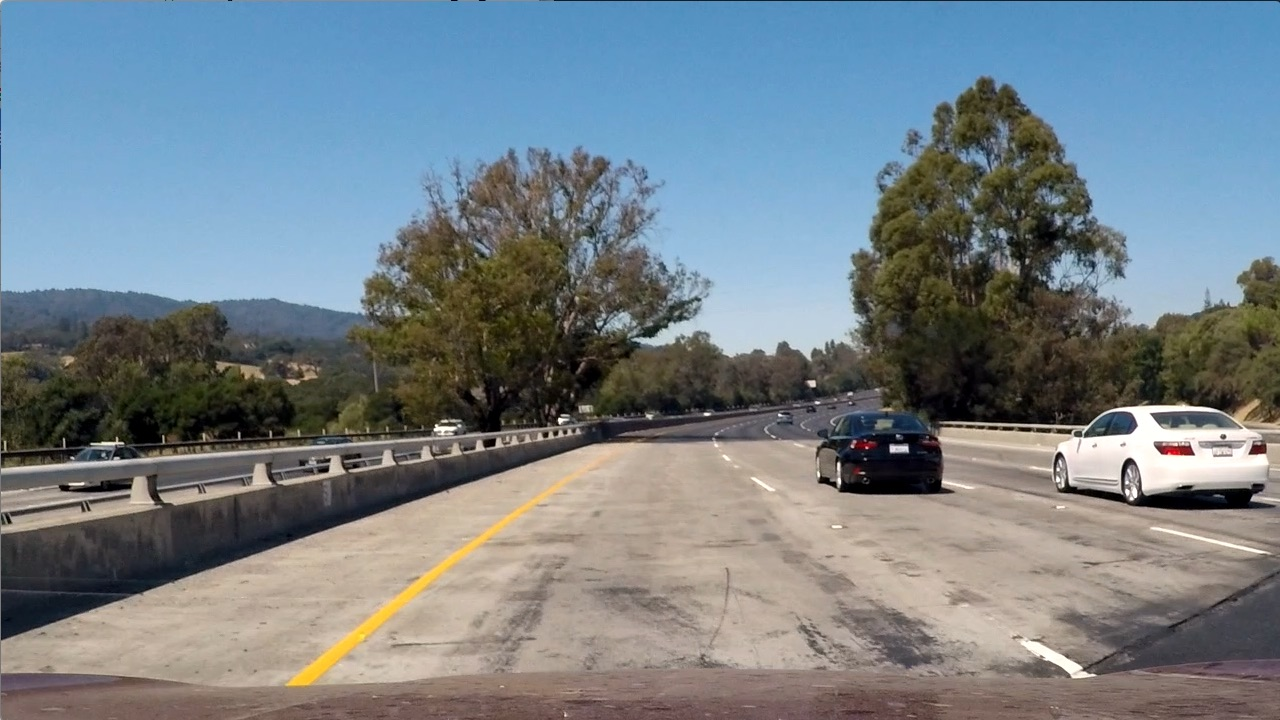
#> input picture Project2_AdvancedLaneFinding/test_images/test1.jpg, 1280 x 720 px
$ python binarization.py   (older library calls are emulated)
#> lines starting #> are read from the running program, lines starting #| are printed output that depends on the picture; after the words box and inside, x2 and y2 are one past the last pixel; in counts of white or black regions, pixels touching at a corner belong together
#> further down, img is the input picture: shape (720, 1280, 3); mean B, G, R 135.5, 128.7, 117.5
### Project2_AdvancedLaneFinding/calibration.py
import os.path as path
import glob
import numpy as np
import matplotlib.pyplot as plt
import cv2

from cfg import *

'''
# Global Variables
    nx                    = the number of chessboard inside corners in x-direction
    ny                    = the number of chessboard inside corners in y-direction

    mtx                   = camera matrix
    dist                  = distortion coefficient
    rvecs                 = rotation vectors
    tvecs                 = translation vectors
'''
nx      = 9
ny      = 6
mtx     = None
dist    = None
rvecs   = None
tvecs   = None


def calibrateCamera(dir_cameraCalibration):
    '''
    ## Function Description
    Camera calibtration function that calculates Camera matrix, Distortion coefficients, Rotation vector, Translation vector
    from chessboard images. Those values are stored in calibration.py as mtx, dist, rvecs, tvecs

    ## Parameter
    dir_cameraCalibration = chessboard image folder directory\n

    ## Return
    ret                   = return value\n
    mtx                   = camera matrix\n
    dist                  = distortion coefficient\n
    rvecs                 = rotation vectors\n
    tvecs                 = translation vectors\n
    '''
#> called with dir_cameraCalibration = 'camera_cal'

    # Prepare object points, like (0, 0, 0), (1, 0, 0), (2, 0, 0), (8, 5, 0)
    objp = np.zeros((nx*ny, 3), np.float32)
    objp[:, :2] = np.mgrid[0:nx, 0:ny].T.reshape(-1, 2)     # x, y coordinates

    # Arrays to store object points and image points from all the images
    objpoints = []     # 3D points in real world space
    imgpoints = []     # 2D points in image plane

    images = glob.glob(path.join(dir_cameraCalibration, '*.jpg'))
    for fname in images:
        # Convert the image to grayscale
        img = cv2.imread(fname)
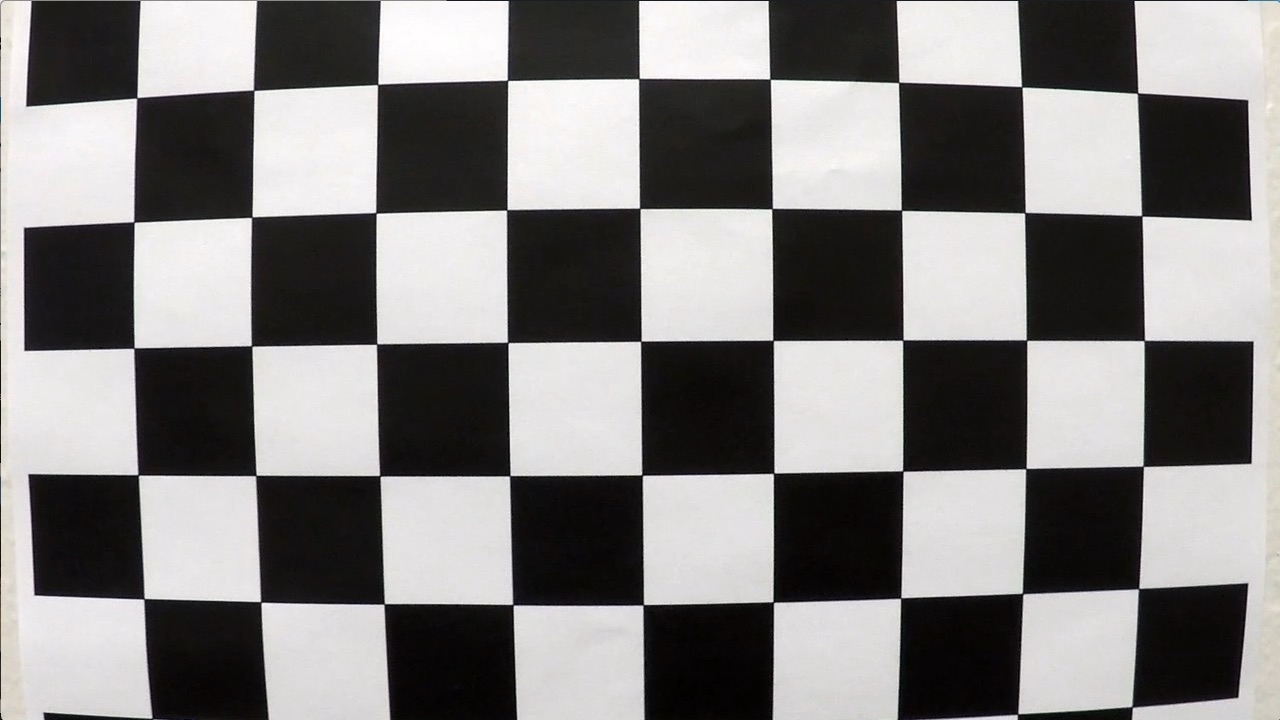
#> input picture Project2_AdvancedLaneFinding/camera_cal/calibration1.jpg, 1280 x 720 px
#> img is the input picture: shape (720, 1280, 3); mean B, G, R 127.8, 128.4, 130.1
        gray = cv2.cvtColor(img, cv2.COLOR_BGR2GRAY)

        # Find the chessboard corners
        ret, corners = cv2.findChessboardCorners(gray, (nx, ny), None)
#> ret = False; corners = None

        # Add object points and image points
        if ret == True:
            objpoints.append(objp)
            imgpoints.append(corners)

    # Calculate camera matrix(mtx), distortion coefficient(dist), rvecs(rotation vectors), tvecs(translation vectors)
    global mtx, dist, rvecs, tvecs
    ret, mtx, dist, rvecs, tvecs = cv2.calibrateCamera(objpoints, imgpoints, img_size, None, None)
#> ret = 0.644; mtx = [[1057.6, 0, 691.1], [0, 1058.6, 278], [0, 0, 1]]; dist = [[-0.322, 0.709, 0.013, 0.00946, -1.02]]; rvecs = ([0.424, -0.236, 0.0488], [-0.024, 0.4, -0.0295]); tvecs = ([-2.48, 1.1, 17.79], [-17.95, -0.401, 29.17])

def undistortImage(img, **kwargs):
    '''
    ## Function Description
    Undistort Image using camera matrix and distortion coefficient\n

    ## Parameter
    img         = original image file directory\n
    kwargs      = keyword arguments\n

    ## kwargs
    verbose     = show both original image and undistorted image when 'verbose == True'\n

    ## Return
    img_udst    = undistorted image in RGB\n
    '''
    # Undistort image using mtx, dist
    img_udst = cv2.undistort(img, mtx, dist, None, mtx)

    ## Visualization ##
    for key, value in kwargs.items():
        if key == 'verbose' and value == True:
            f, (ax1, ax2) = plt.subplots(1, 2, figsize = (32, 9))
            ax1.set_title('Original Image', fontsize=visual_fontsize, fontweight=visual_fontweight)
            ax1.imshow(img)
            ax2.set_title('Undistorted Image', fontsize=visual_fontsize, fontweight=visual_fontweight)
            ax2.imshow(img_udst)
            plt.show()

    return img_udst

# [41 lines that do not run on import are left out]

### Project2_AdvancedLaneFinding/binarization.py
import numpy as np
import matplotlib.pyplot as plt
import cv2

from cfg import *
from calibration import calibrateCamera, undistortImage

'''
# Global Variables
    s_thresh_min            = minimum threshold of S channle in HLS space
    s_thresh_max            = maximum threshold of S channle in HLS space
    gradMag_thresh_min      = minimum threshold of manitude of gradient
    gradMag_thresh_max      = maximum threshold of manitude of gradient
'''
s_thresh_min = 150
s_thresh_max = 255
gradMag_thresh_min = 70
gradMag_thresh_max = 255

# def threshold_hls(img_rgb):
#     '''
#     ## Function Description
#     Saturation Thresholding and binarization in HLS space\n

#     ## Parameter
#     img_rgb               = RGB, undistorted image\n
#     kwargs                = keyword arguments\n

#     ## kwargs
#     verbose               = show S channel binary image when verbose == True\n

#     ## Return
#     s_binary              = binarized image thresholded in Saturation channel of HLS space\n
#     '''

#     # Convert RGB image to HLS
#     img_hls = cv2.cvtColor(img_rgb, cv2.COLOR_RGB2HLS)
#     # Get saturation channel image
#     s_channel = img_hls[:,:,2]

#     # Threshold color channel
#     s_binary = np.zeros_like(s_channel)
#     s_binary[(s_channel >= s_thresh_min) & (s_channel <= s_thresh_max)] = 1

#     return s_binary

def threshold_color(img_rgb, **kwargs):
    '''
    ## Function Description
    Apply color threshold in HSV color space and binarize the image\n

    ## Parameter
    img_rgb             = RGB, undistorted image\n

    ## Return
    color_binary        = color threshold in HSV space applied binary image\n
    '''
    # Threshold color channel
    white_thresh_min = [0, 0, 185]
    white_thresh_max = [180, 25, 255]

    yellow_thresh_min = [20, 30, 30]
    yellow_thresh_max = [40, 255, 255]

    # Note: img is the undistorted, RGB image
    img_hsv = cv2.cvtColor(img_rgb, cv2.COLOR_RGB2HSV)
#> img_hsv: shape (720, 1280, 3); mean H, S, V 59.7, 76.7, 150.8

    # Threshold color channel
    white_binary = np.ones_like(img_hsv[:, :, 0])
    yellow_binary = np.ones_like(img_hsv[:, :, 0])

    for i in range(3):
        img_channel = img_hsv[:, :, i]

        channel_binary_white = np.zeros_like(img_hsv[:, :, 0])
        channel_binary_white[(img_channel >= white_thresh_min[i]) & (img_channel <= white_thresh_max[i])] = 1
        white_binary = white_binary & channel_binary_white

        channel_binary_yellow = np.zeros_like(img_hsv[:, :, 0])
        channel_binary_yellow[(img_channel >= yellow_thresh_min[i]) & (img_channel <= yellow_thresh_max[i])] = 1
        yellow_binary = yellow_binary & channel_binary_yellow

        color_binary = white_binary | yellow_binary
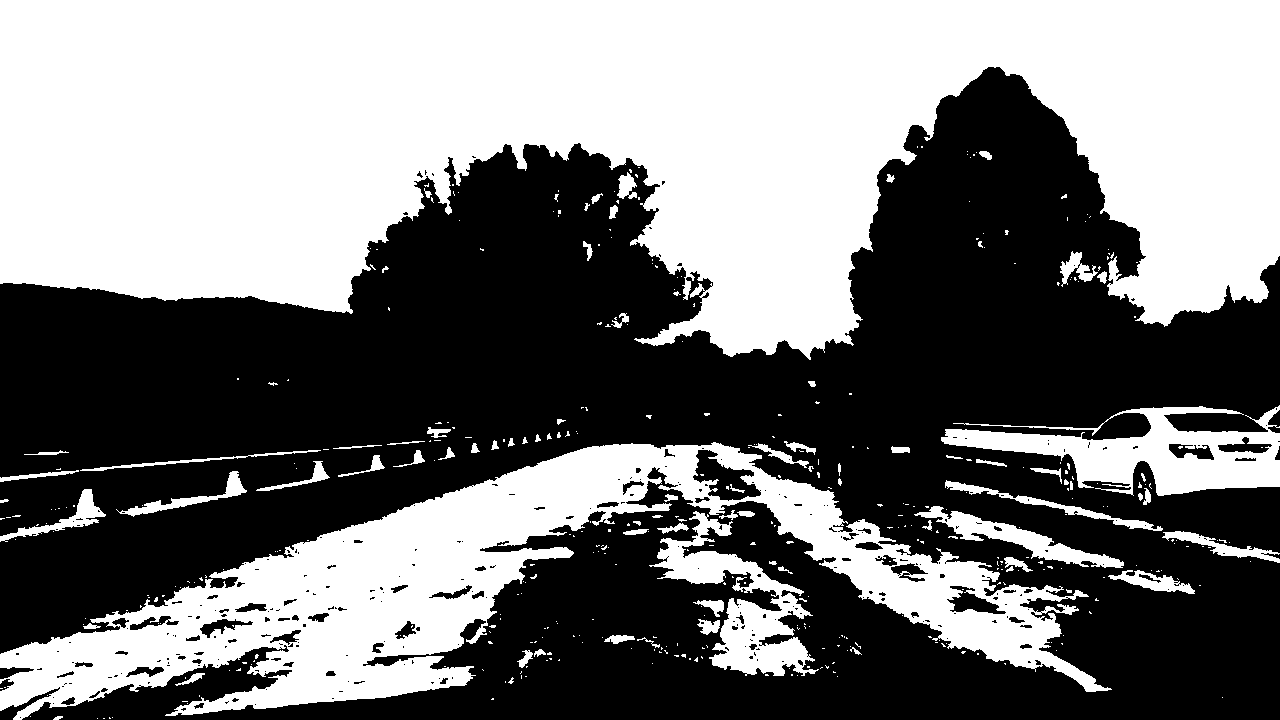
#> channel_binary_white: shape (720, 1280); values 0 (black) and 1 (white), 47.8% white; 431 white regions (351 under 20 px), largest, box (x1, y1, x2, y2) and area: (0, 0, 1280, 360) 309036, (0, 442, 1112, 720) 91585, (941, 405, 1280, 496) 13696
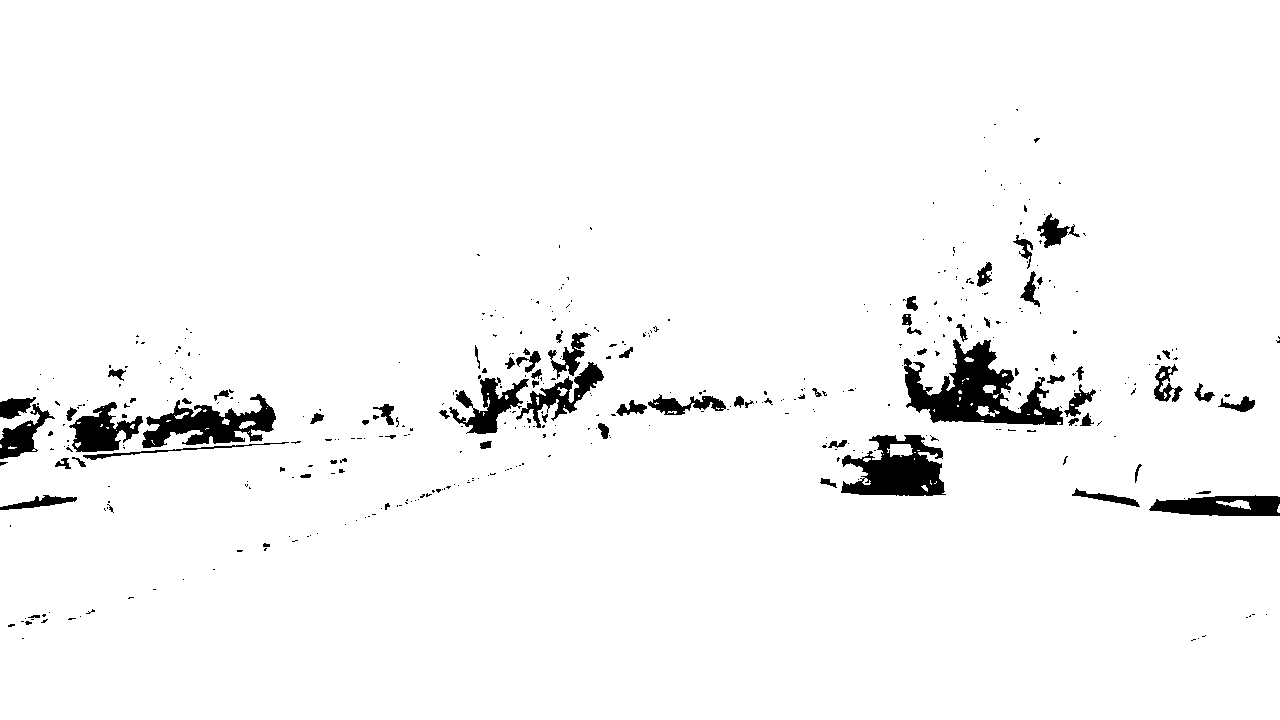
#> channel_binary_yellow: shape (720, 1280); values 0 (black) and 1 (white), 96.5% white; 432 black regions (355 under 20 px), largest, box (x1, y1, x2, y2) and area: (904, 339, 1063, 425) 6096, (841, 435, 946, 496) 4040, (142, 394, 276, 448) 3384
#> white_binary: shape (720, 1280); values 0 (black) and 1 (white), 1.7% white; 198 white regions (161 under 20 px), largest, box (x1, y1, x2, y2) and area: (1061, 407, 1280, 496) 10666, (1031, 649, 1112, 691) 860, (710, 333, 784, 357) 440
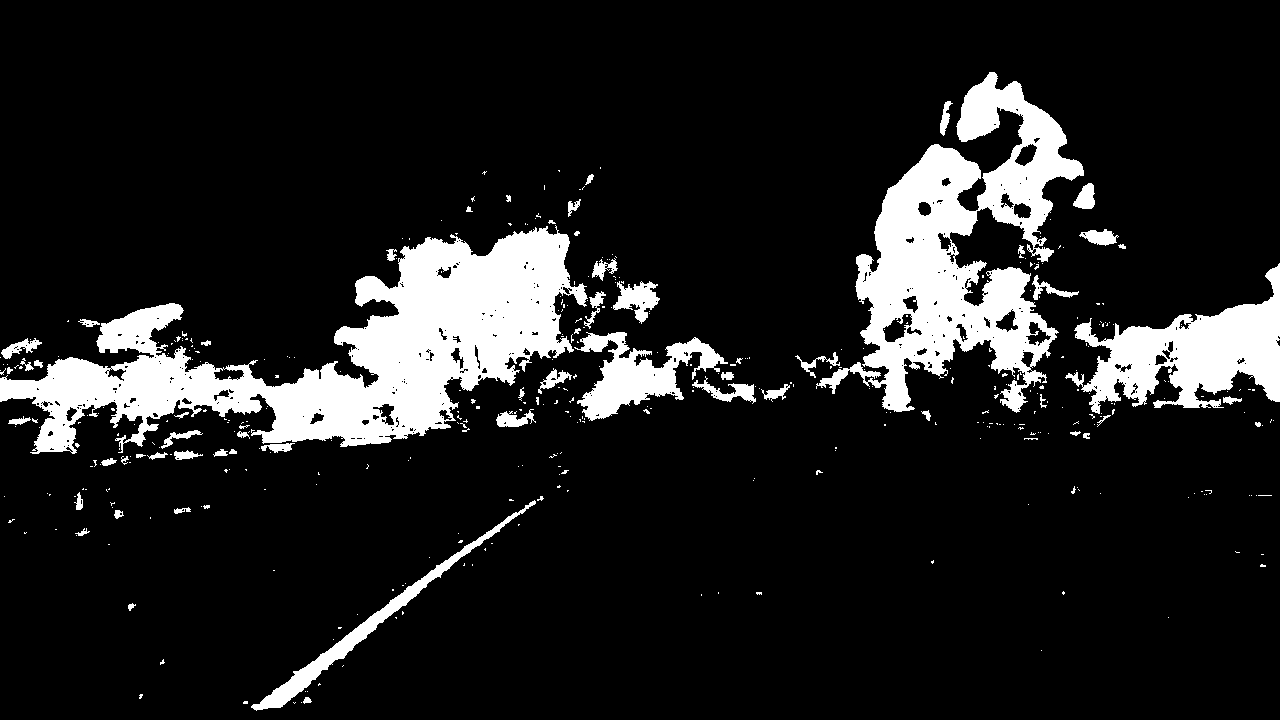
#> yellow_binary: shape (720, 1280); values 0 (black) and 1 (white), 12.8% white; 418 white regions (353 under 20 px), largest, box (x1, y1, x2, y2) and area: (0, 225, 588, 454) 51228, (816, 72, 1084, 413) 34683, (1065, 263, 1280, 414) 13975
    for key, value in kwargs.items():
        if key == 'verbose' and value == True:
            f, axes = plt.subplots(1, 2, figsize=(32,18))
            axes[0].set_title('White Thersholds', fontsize=30)
            axes[0].imshow(white_binary, cmap = 'gray')

            axes[1].set_title('Yellow Thersholds', fontsize=30)
            axes[1].imshow(yellow_binary, cmap = 'gray')
#> `color_binary = threshold_color(img_udst)`: color_binary: shape (720, 1280); values 0 (black) and 1 (white), 14.5% white; 587 white regions (494 under 20 px), largest, box (x1, y1, x2, y2) and area: (0, 225, 588, 455) 51503, (808, 72, 1084, 413) 34719, (1061, 263, 1280, 496) 24765

    return color_binary


def threshold_gradMag(img_rgb):
    '''
    ## Function Description
    Gradient magnitude thresholding and binarization by using Sobel operator\n

    ## Parameter
    img_rgb             = RGB, undistorted image\n

    ## Return
    sx_binary           = Gradient magintude threshold applied binarized image\n
    '''
    # Grayscale
    gray = cv2.cvtColor(img_rgb, cv2.COLOR_RGB2GRAY)

    # Sobel x, Take the derivative in x
    sobelx = cv2.Sobel(gray, cv2.CV_64F, 1, 0)
    # Sobel y, Take the derivative in y
    sobely = cv2.Sobel(gray, cv2.CV_64F, 0, 1)
    # Take Magnitude of Gradient(Sobel x & y)
    sobel_mag = np.sqrt(np.square(sobelx) + np.square(sobely))
    sobel_scaled = np.uint8(sobel_mag / np.max(sobel_mag) * 255)
    # Threshold
    sxbinary = np.zeros_like(sobel_scaled)
    sxbinary[(sobel_scaled >= gradMag_thresh_min) & (sobel_scaled <= gradMag_thresh_max)] = 1

    return sxbinary


# [51 lines left out: function cvtImg2Bin, not called in this run]

if __name__ == '__main__':
    # Read test example image
    img = "test_images/test1.jpg"
    img = cv2.imread(img)
    img = cv2.cvtColor(img, cv2.COLOR_BGR2RGB)

    # Calculate camera calibration values
    calibrateCamera("camera_cal")

    # Undistort image
    img_udst = undistortImage(img)

    ## Binarization ##
    # get thresholded images
    color_binary = threshold_color(img_udst)
    sxbinary = threshold_gradMag(img_udst)
#> sxbinary: shape (720, 1280); values 0 (black) and 1 (white), 2.3% white in thin lines or dots, all inside (x1, y1, x2, y2) = (0, 81, 1280, 717)

    # Combine the two binary thresholds
    combined_binary = np.zeros_like(sxbinary)
    combined_binary[(color_binary == 1) | (sxbinary == 1)] = 1

    # Morphology closing
    kernel = np.ones((5, 5), np.uint8)
    combined_binary = cv2.morphologyEx(combined_binary, cv2.MORPH_CLOSE, kernel)

    ## Visualization ##
    # Stack each channel to view their individual contributions in green and blue respectively
    stack_binary = np.dstack(( np.zeros_like(sxbinary), sxbinary, color_binary)) * 255

    # Plotting thresholded images
    f, axes = plt.subplots(2, 2, figsize=(32,18))
    axes[0, 0].set_title('Color Thersholds', fontsize = visual_fontsize, fontweight = visual_fontweight)
    axes[0, 0].imshow(color_binary, cmap = 'gray')

    axes[0, 1].set_title('Sobel Thersholds', fontsize = visual_fontsize, fontweight = visual_fontweight)
    axes[0, 1].imshow(sxbinary, cmap = 'gray')

    axes[1, 0].set_title('Stacked Thresholds', fontsize = visual_fontsize, fontweight = visual_fontweight)
    axes[1, 0].imshow(stack_binary)

    axes[1, 1].set_title('Combined Color and Gradient Thresholds', fontsize = visual_fontsize, fontweight = visual_fontweight)
    axes[1, 1].imshow(combined_binary, cmap='gray')

    # plt.show()
    plt.savefig('output_images/binarization_result.png')
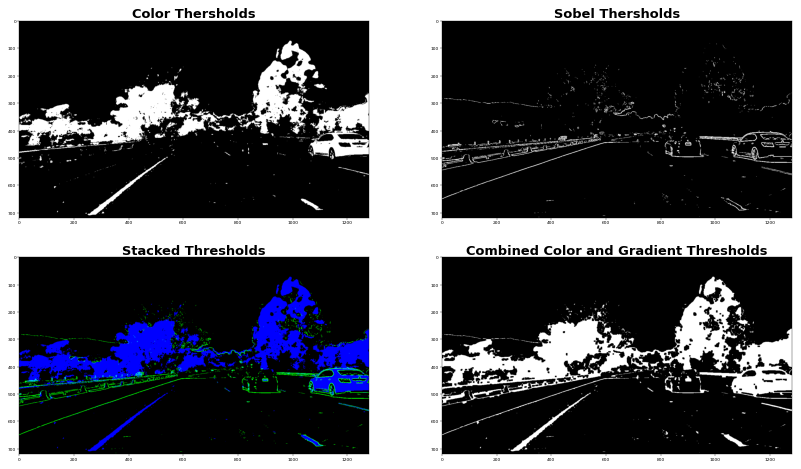
#> figure drawn by matplotlib, 4 panels
